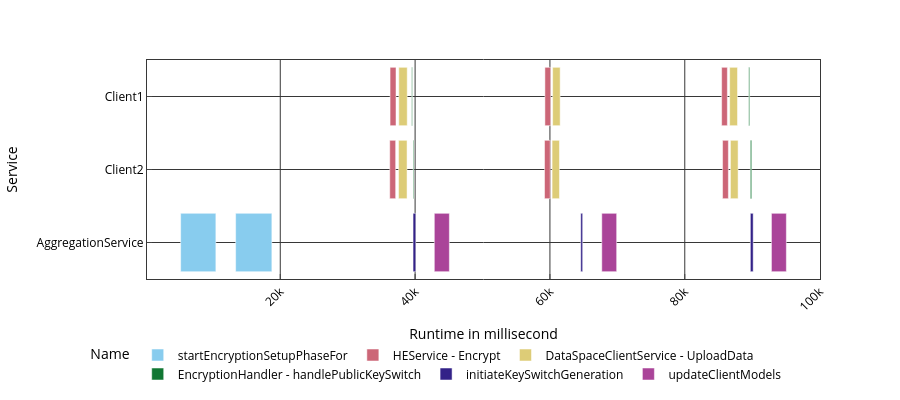

This figure's notebook cell:
### Code cell
import plotly.express as px
import plotly.graph_objects as go


df = px.data.tips()
fig = px.bar(data_joined[data_joined["runtime_ms"] >= 100], base="StartMs", x="runtime_ms", y="Service", color='Name', orientation='h',
             hover_data=["EndTime", "StartMs", "runtime_ms"], labels={"runtime_ms": "Runtime in millisecond", "Service": "Service"}, color_discrete_sequence=px.colors.qualitative.Safe,
             height=400)
fig.show()

### Figure 1 — Plotly figure (JSON) as saved in the notebook; plotly's stock layout.template omitted (floating-point values rounded to 4 significant figures)
{"data": [{"base": [5224.0, 13380.0], "customdata": [["16:42:51.065956"], ["16:42:59.221070"]], "hovertemplate": "Name=startEncryptionSetupPhaseFor<br>StartMs=%{base}<br>Runtime in millisecond=%{x}<br>Service=%{y}<br>EndTime=%{customdata[0]}<extra></extra>", "legendgroup": "startEncryptionSetupPhaseFor", "marker": {"color": "rgb(136, 204, 238)", "pattern": {"shape": ""}}, "name": "startEncryptionSetupPhaseFor", "orientation": "h", "showlegend": true, "textposition": "auto", "type": "bar", "x": [5224.0, 5374.0], "xaxis": "x", "y": ["AggregationService", "AggregationService"], "yaxis": "y"}, {"base": [36240.0, 36290.0, 59200.0, 59250.0, 85470.0, 85610.0], "customdata": [["16:43:22.080275"], ["16:43:22.128913"], ["16:43:45.040738"], ["16:43:45.095335"], ["16:44:11.311717"], ["16:44:11.447461"]], "hovertemplate": "Name=HEService - Encrypt<br>StartMs=%{base}<br>Runtime in millisecond=%{x}<br>Service=%{y}<br>EndTime=%{customdata[0]}<extra></extra>", "legendgroup": "HEService - Encrypt", "marker": {"color": "rgb(204, 102, 119)", "pattern": {"shape": ""}}, "name": "HEService - Encrypt", "orientation": "h", "showlegend": true, "textposition": "auto", "type": "bar", "x": [877.9, 881.4, 841.9, 854.6, 848.3, 863.3], "xaxis": "x", "y": ["Client2", "Client1", "Client2", "Client1", "Client1", "Client2"], "yaxis": "y"}, {"base": [37550.0, 37580.0, 60320.0, 60400.0, 86660.0, 86770.0], "customdata": [["16:43:23.387515"], ["16:43:23.424320"], ["16:43:46.161624"], ["16:43:46.242709"], ["16:44:12.500789"], ["16:44:12.615570"]], "hovertemplate": "Name=DataSpaceClientService - UploadData<br>StartMs=%{base}<br>Runtime in millisecond=%{x}<br>Service=%{y}<br>EndTime=%{customdata[0]}<extra></extra>", "legendgroup": "DataSpaceClientService - UploadData", "marker": {"color": "rgb(221, 204, 119)", "pattern": {"shape": ""}}, "name": "DataSpaceClientService - UploadData", "orientation": "h", "showlegend": true, "textposition": "auto", "type": "bar", "x": [1260.0, 1250.0, 1094.0, 1116.0, 1163.0, 1137.0], "xaxis": "x", "y": ["Client2", "Client1", "Client2", "Client1", "Client1", "Client2"], "yaxis": "y"}, {"base": [39500.0, 39700.0, 89490.0, 89730.0], "customdata": [["16:43:25.337140"], ["16:43:25.538735"], ["16:44:15.332249"], ["16:44:15.570135"]], "hovertemplate": "Name=EncryptionHandler - handlePublicKeySwitch<br>StartMs=%{base}<br>Runtime in millisecond=%{x}<br>Service=%{y}<br>EndTime=%{customdata[0]}<extra></extra>", "legendgroup": "EncryptionHandler - handlePublicKeySwitch", "marker": {"color": "rgb(17, 119, 51)", "pattern": {"shape": ""}}, "name": "EncryptionHandler - handlePublicKeySwitch", "orientation": "h", "showlegend": true, "textposition": "auto", "type": "bar", "x": [107.1, 106.4, 142.7, 199.0], "xaxis": "x", "y": ["Client1", "Client2", "Client1", "Client2"], "yaxis": "y"}, {"base": [39700.0, 64570.0, 89730.0], "customdata": [["16:43:25.538867"], ["16:43:50.412411"], ["16:44:15.570328"]], "hovertemplate": "Name=initiateKeySwitchGeneration<br>StartMs=%{base}<br>Runtime in millisecond=%{x}<br>Service=%{y}<br>EndTime=%{customdata[0]}<extra></extra>", "legendgroup": "initiateKeySwitchGeneration", "marker": {"color": "rgb(51, 34, 136)", "pattern": {"shape": ""}}, "name": "initiateKeySwitchGeneration", "orientation": "h", "showlegend": true, "textposition": "auto", "type": "bar", "x": [397.6, 283.7, 419.2], "xaxis": "x", "y": ["AggregationService", "AggregationService", "AggregationService"], "yaxis": "y"}, {"base": [42850.0, 67690.0, 92860.0], "customdata": [["16:43:28.692864"], ["16:43:53.533310"], ["16:44:18.698909"]], "hovertemplate": "Name=updateClientModels<br>StartMs=%{base}<br>Runtime in millisecond=%{x}<br>Service=%{y}<br>EndTime=%{customdata[0]}<extra></extra>", "legendgroup": "updateClientModels", "marker": {"color": "rgb(170, 68, 153)", "pattern": {"shape": ""}}, "name": "updateClientModels", "orientation": "h", "showlegend": true, "textposition": "auto", "type": "bar", "x": [2230.0, 2208.0, 2211.0], "xaxis": "x", "y": ["AggregationService", "AggregationService", "AggregationService"], "yaxis": "y"}], "layout": {"barmode": "relative", "height": 400, "legend": {"title": {"text": "Name"}, "tracegroupgap": 0}, "margin": {"t": 60}, "xaxis": {"anchor": "y", "domain": [0, 1], "title": {"text": "Runtime in millisecond"}}, "yaxis": {"anchor": "x", "domain": [0, 1], "title": {"text": "Service"}}}}
